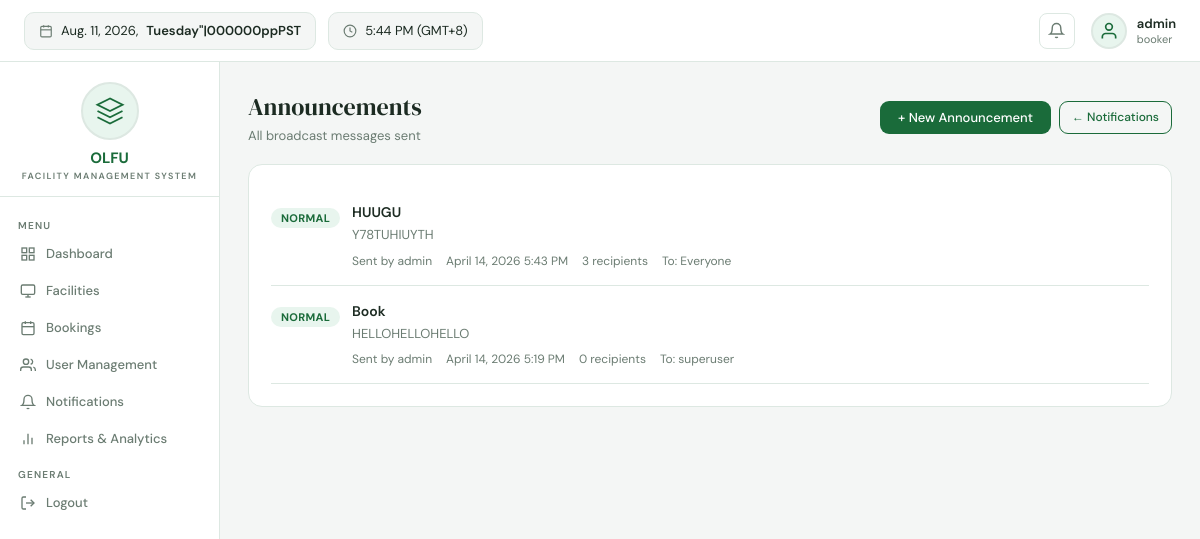
The app's page /announcements/ (signed in) with its own data.
### apps/models.py (models this page shows, shortened)
class User(AbstractUser):
    SUPERUSER_ROLE = 'superuser'
    FACILITY_MANAGER = 'facility_manager'
    TECHNICAL_STAFF = 'technical_staff'
    STANDARD_USER = 'standard_user'
    ROLE_CHOICES = [
        (SUPERUSER_ROLE, 'Superuser'),
        (FACILITY_MANAGER, 'Facility Manager'),
        (TECHNICAL_STAFF, 'Technical Staff'),
        (STANDARD_USER, 'Standard User'),
    ]
    DEPARTMENT_CHOICES = [
        ('BSIT', 'BS Information Technology'),
        ('BSCS', 'BS Computer Science'),
        ('BSIS', 'BS Information Systems'),
        ('IT_DEPT', 'IT Department'),
        ('ADMIN', 'Administration'),
        ('OTHER', 'Other'),
    ]
    role = models.CharField(max_length=30, choices=ROLE_CHOICES, default=STANDARD_USER)
    department = models.CharField(max_length=30, choices=DEPARTMENT_CHOICES, blank=True, default='')
    phone = models.CharField(max_length=20, blank=True)
    profile_notes = models.TextField(blank=True)
    last_active = models.DateTimeField(null=True, blank=True)
    mfa_enabled = models.BooleanField(default=False)
    failed_login_attempts = models.PositiveIntegerField(default=0)
    is_locked = models.BooleanField(default=False)
    def can_manage_users(self):
        return self.role == self.SUPERUSER_ROLE or self.is_superuser
    def can_view_reports(self):
        return self.role in [self.SUPERUSER_ROLE, self.FACILITY_MANAGER] or self.is_superuser
    def can_send_announcements(self):
        return self.role in [self.SUPERUSER_ROLE, self.FACILITY_MANAGER] or self.is_superuser

class Announcement(models.Model):
    PRIORITY_CHOICES = [('low','Low'),('normal','Normal'),('high','High'),('urgent','Urgent')]
    title = models.CharField(max_length=200)
    message = models.TextField()
    priority = models.CharField(max_length=10, choices=PRIORITY_CHOICES, default='normal')
    target_roles = models.CharField(max_length=200, blank=True, help_text='Blank = all users')
    sent_by = models.ForeignKey(User, on_delete=models.CASCADE, related_name='announcements_sent')
    recipient_count = models.PositiveIntegerField(default=0)
    created_at = models.DateTimeField(auto_now_add=True)
    class Meta:
        ordering = ['-created_at']

### apps/views.py (the view)
# urls.py: path('announcements/', views.announcement_list_view, name='announcement_list'),
@login_required(login_url='login')
@announcements_required
def announcement_list_view(request):
    announcements = Announcement.objects.select_related('sent_by').all()
    return render(request, 'announcement_list.html', {'announcements': announcements})

### apps/views.py (called while the page is built)
def announcements_required(view_func):
    @wraps(view_func)
    def wrapper(request, *args, **kwargs):
        if not request.user.is_authenticated:
            return redirect('login')
        if not request.user.can_send_announcements():
            messages.error(request, 'Only Facility Managers can send announcements.')
            return redirect('dashboard')
        return view_func(request, *args, **kwargs)
    return wrapper

### templates/announcement_list.html
{% extends 'base.html' %}
{% block content %}
<div style="display:flex;align-items:center;justify-content:space-between;margin-bottom:20px;">
  <div>
    <div style="font-family:'DM Serif Display',serif;font-size:24px;">Announcements</div>
    <div style="font-size:13px;color:var(--muted);margin-top:4px;">All broadcast messages sent</div>
  </div>
  <div style="display:flex;gap:8px;">
    <a href="{% url 'announcement_create' %}" class="btn btn-primary">+ New Announcement</a>
    <a href="{% url 'notifications' %}" class="btn btn-outline btn-sm">← Notifications</a>
  </div>
</div>
<div class="card">
  {% if announcements %}
  {% for ann in announcements %}
  <div style="padding:16px 0;border-bottom:1px solid var(--border);">
    <div style="display:flex;align-items:flex-start;gap:12px;">
      <div style="flex-shrink:0;padding-top:3px;">
        <span style="display:inline-block;padding:3px 10px;border-radius:20px;font-size:11px;font-weight:700;letter-spacing:.3px;
          {% if ann.priority == 'urgent' %}background:var(--red-light);color:var(--red);
          {% elif ann.priority == 'high' %}background:var(--amber-light);color:var(--amber);
          {% elif ann.priority == 'normal' %}background:var(--green-light);color:var(--green);
          {% else %}background:#f0f0f0;color:var(--muted);{% endif %}">
          {{ ann.get_priority_display|upper }}
        </span>
      </div>
      <div style="flex:1;">
        <div style="font-size:14px;font-weight:600;margin-bottom:4px;">{{ ann.title }}</div>
        <div style="font-size:13px;color:var(--muted);line-height:1.5;margin-bottom:8px;">{{ ann.message }}</div>
        <div style="font-size:12px;color:var(--muted);display:flex;gap:14px;flex-wrap:wrap;">
          <span>Sent by {{ ann.sent_by.get_full_name|default:ann.sent_by.username }}</span>
          <span>{{ ann.created_at|date:"N j, Y g:i A" }}</span>
          <span>{{ ann.recipient_count }} recipient{{ ann.recipient_count|pluralize }}</span>
          {% if ann.target_roles %}
          <span>To: {{ ann.target_roles }}</span>
          {% else %}
          <span>To: Everyone</span>
          {% endif %}
        </div>
      </div>
    </div>
  </div>
  {% empty %}
  <div style="text-align:center;padding:40px;color:var(--muted);">No announcements sent yet.</div>
  {% endfor %}
  {% else %}
  <div style="text-align:center;padding:40px;color:var(--muted);">No announcements yet.</div>
  {% endif %}
</div>
{% endblock %}

### templates/base.html (shortened to what this page needs)
<!DOCTYPE html>
<html lang="en">
<head>
</head>
<body>
<div class="topbar">
  <div class="topbar-pill">
    <svg fill="none" viewBox="0 0 24 24" stroke="currentColor" stroke-width="2"><rect x="3" y="4" width="18" height="18" rx="2"/><line x1="16" y1="2" x2="16" y2="6"/><line x1="8" y1="2" x2="8" y2="6"/><line x1="3" y1="10" x2="21" y2="10"/></svg>
    {% now "N j, Y" %}, <b>{% now "l"|upper %}</b>
  </div>
  <div class="topbar-pill">
    <svg fill="none" viewBox="0 0 24 24" stroke="currentColor" stroke-width="2"><circle cx="12" cy="12" r="10"/><polyline points="12 6 12 12 16 14"/></svg>
    {% now "g:i A" %} (GMT+8)
  </div>
  {% if user.is_authenticated %}
  <a href="{% url 'notifications' %}" class="topbar-icon">
    <svg fill="none" viewBox="0 0 24 24" stroke="currentColor" stroke-width="2"><path d="M18 8A6 6 0 0 0 6 8c0 7-3 9-3 9h18s-3-2-3-9"/><path d="M13.73 21a2 2 0 0 1-3.46 0"/></svg>
  </a>
  <div class="topbar-user">
    <div class="topbar-avatar"><svg fill="none" viewBox="0 0 24 24" stroke="currentColor" stroke-width="2"><path d="M20 21v-2a4 4 0 0 0-4-4H8a4 4 0 0 0-4 4v2"/><circle cx="12" cy="7" r="4"/></svg></div>
    <div>
      <div class="topbar-name">{{ user.get_full_name|default:user.username }}</div>
      <div class="topbar-role">{{ user.get_role_display }}</div>
    </div>
  </div>
  {% endif %}
</div>
<div class="layout">
  {% if user.is_authenticated %}
  <div class="sidebar">
    <div class="sidebar-logo">
      <div class="logo-circle">
        <svg viewBox="0 0 24 24" fill="none" stroke="currentColor" stroke-width="1.5"><path d="M12 2L2 7l10 5 10-5-10-5z"/><path d="M2 17l10 5 10-5"/><path d="M2 12l10 5 10-5"/></svg>
      </div>
      <div class="logo-name">OLFU</div>
      <div class="logo-sub">Facility Management System</div>
    </div>
    <div class="sidebar-nav">
      <div class="nav-label">Menu</div>
      <a href="{% url 'dashboard' %}" class="nav-item {% if request.resolver_match.url_name == 'dashboard' %}active{% endif %}">
        <svg fill="none" viewBox="0 0 24 24" stroke="currentColor" stroke-width="2"><rect x="3" y="3" width="7" height="7"/><rect x="14" y="3" width="7" height="7"/><rect x="14" y="14" width="7" height="7"/><rect x="3" y="14" width="7" height="7"/></svg>
        Dashboard
      </a>
      <a href="{% url 'facilities' %}" class="nav-item {% if 'facilit' in request.resolver_match.url_name %}active{% endif %}">
        <svg fill="none" viewBox="0 0 24 24" stroke="currentColor" stroke-width="2"><rect x="2" y="3" width="20" height="14" rx="2"/><line x1="8" y1="21" x2="16" y2="21"/><line x1="12" y1="17" x2="12" y2="21"/></svg>
        Facilities
      </a>
      <a href="{% url 'bookings' %}" class="nav-item {% if 'booking' in request.resolver_match.url_name %}active{% endif %}">
        <svg fill="none" viewBox="0 0 24 24" stroke="currentColor" stroke-width="2"><rect x="3" y="4" width="18" height="18" rx="2"/><line x1="16" y1="2" x2="16" y2="6"/><line x1="8" y1="2" x2="8" y2="6"/><line x1="3" y1="10" x2="21" y2="10"/></svg>
        Bookings
      </a>
      {% if user.can_manage_users %}
      <a href="{% url 'user_list' %}" class="nav-item {% if 'user' in request.resolver_match.url_name %}active{% endif %}">
        <svg fill="none" viewBox="0 0 24 24" stroke="currentColor" stroke-width="2"><path d="M17 21v-2a4 4 0 0 0-4-4H5a4 4 0 0 0-4 4v2"/><circle cx="9" cy="7" r="4"/><path d="M23 21v-2a4 4 0 0 0-3-3.87"/><path d="M16 3.13a4 4 0 0 1 0 7.75"/></svg>
        User Management
      </a>
      {% endif %}
      <a href="{% url 'notifications' %}" class="nav-item {% if request.resolver_match.url_name == 'notifications' %}active{% endif %}">
        <svg fill="none" viewBox="0 0 24 24" stroke="currentColor" stroke-width="2"><path d="M18 8A6 6 0 0 0 6 8c0 7-3 9-3 9h18s-3-2-3-9"/><path d="M13.73 21a2 2 0 0 1-3.46 0"/></svg>
        Notifications
      </a>
      {% if user.can_view_reports %}
      <a href="{% url 'reports' %}" class="nav-item {% if request.resolver_match.url_name == 'reports' %}active{% endif %}">
        <svg fill="none" viewBox="0 0 24 24" stroke="currentColor" stroke-width="2"><line x1="18" y1="20" x2="18" y2="10"/><line x1="12" y1="20" x2="12" y2="4"/><line x1="6" y1="20" x2="6" y2="14"/></svg>
        Reports & Analytics
      </a>
      {% endif %}
      <div class="nav-label" style="margin-top:12px;">General</div>
      <a href="{% url 'logout' %}" class="nav-item">
        <svg fill="none" viewBox="0 0 24 24" stroke="currentColor" stroke-width="2"><path d="M9 21H5a2 2 0 0 1-2-2V5a2 2 0 0 1 2-2h4"/><polyline points="16 17 21 12 16 7"/><line x1="21" y1="12" x2="9" y2="12"/></svg>
        Logout
      </a>
    </div>
  </div>
  {% endif %}
  <div class="main">
    {% block content %}{% endblock %}
  </div>
</div>
</body>
</html>

### templates/base.html (style rules this page uses)
* { margin:0;padding:0;box-sizing:border-box; }
:root { --green:#1a6b3a;--green-dark:#145430;--green-light:#e8f5ee; --bg:#f4f6f5;--white:#fff;--text:#1c2b22;--muted:#6b7c72;--border:#dde8e2; --red:#c0392b;--red-light:#fdf0ef;--amber:#b7770d;--amber-light:#fef9e7; }
body { font-family:'DM Sans',sans-serif;background:var(--bg);color:var(--text); }
a { text-decoration:none;color:inherit; }
.topbar { height:62px;background:var(--white);border-bottom:1px solid var(--border);display:flex;align-items:center;padding:0 24px;gap:12px;position:sticky;top:0;z-index:100; }
.topbar-pill { display:flex;align-items:center;gap:8px;background:var(--bg);border:1px solid var(--border);border-radius:10px;padding:0 14px;height:38px;font-size:13px; }
.topbar-pill svg { width:14px;height:14px;color:var(--muted); }
.topbar-pill b { font-weight:600; }
.topbar-icon { width:36px;height:36px;border-radius:8px;border:1.5px solid var(--border);display:flex;align-items:center;justify-content:center;cursor:pointer;color:var(--muted);transition:border-color .2s;position:relative; }
.topbar-icon svg { width:17px;height:17px; }
.topbar-user { display:flex;align-items:center;gap:10px;margin-left:4px; }
.topbar-avatar { width:36px;height:36px;border-radius:50%;background:var(--green-light);border:2px solid var(--border);display:flex;align-items:center;justify-content:center; }
.topbar-avatar svg { width:20px;height:20px;color:var(--green); }
.topbar-name { font-size:13px;font-weight:600; }
.topbar-role { font-size:11px;color:var(--muted); }
.layout { display:flex;min-height:calc(100vh - 62px); }
.sidebar { width:220px;background:var(--white);border-right:1px solid var(--border);display:flex;flex-direction:column;flex-shrink:0;position:sticky;top:62px;height:calc(100vh - 62px);overflow-y:auto; }
.sidebar-logo { padding:20px 20px 14px;display:flex;flex-direction:column;align-items:center;border-bottom:1px solid var(--border); }
.logo-circle { width:58px;height:58px;border-radius:50%;background:var(--green-light);border:2px solid var(--border);display:flex;align-items:center;justify-content:center;margin-bottom:8px; }
.logo-circle svg { width:30px;height:30px;color:var(--green); }
.logo-name { font-size:15px;font-weight:700;color:var(--green); }
.logo-sub { font-size:9px;font-weight:600;letter-spacing:1.4px;color:var(--muted);text-transform:uppercase;margin-top:2px;text-align:center; }
.sidebar-nav { padding:12px 10px;flex:1; }
.nav-label { font-size:10px;font-weight:600;letter-spacing:1.2px;color:var(--muted);text-transform:uppercase;padding:0 8px;margin:10px 0 4px; }
.nav-item { display:flex;align-items:center;gap:10px;padding:9px 10px;border-radius:9px;cursor:pointer;font-size:13px;font-weight:500;color:var(--muted);transition:all .15s;margin-bottom:2px; }
.nav-item svg { width:16px;height:16px;flex-shrink:0; }
.main { flex:1;padding:28px 28px 24px; }
.card { background:var(--white);border:1px solid var(--border);border-radius:14px;padding:22px; }
.btn { display:inline-flex;align-items:center;gap:6px;padding:8px 18px;border-radius:9px;font-size:13px;font-weight:500;cursor:pointer;border:none;font-family:'DM Sans',sans-serif;transition:all .15s; }
.btn-primary { background:var(--green);color:#fff; }
.btn-outline { background:none;border:1.5px solid var(--green);color:var(--green); }
.btn-sm { padding:5px 12px;font-size:12px; }

### records on screen
User: get_full_name "admin", role "booker"
Announcement: priority "NORMAL", title "HUUGU", message "Y78TUHIUYTH", sent_by.get_full_name "admin", created_at "April 14, 2026 5:43 PM", recipient_count "3", target_roles "To: Everyone"
Announcement: priority "NORMAL", title "Book", message "HELLOHELLOHELLO", sent_by.get_full_name "admin", created_at "April 14, 2026 5:19 PM", recipient_count "0", target_roles "superuser"
